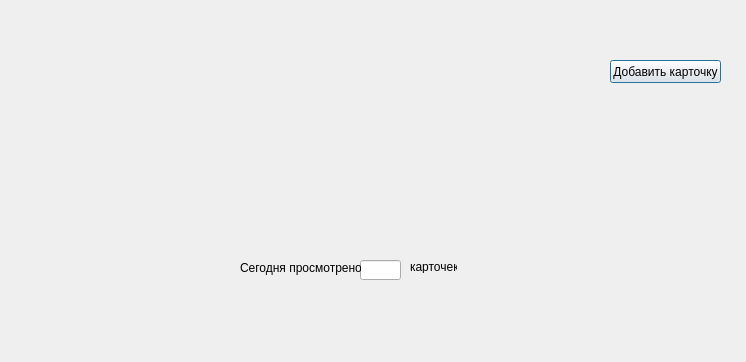
<?xml version="1.0" encoding="UTF-8"?>
<ui version="4.0">
 <class>Education</class>
 <widget class="QDialog" name="Education">
  <property name="geometry">
   <rect>
    <x>0</x>
    <y>0</y>
    <width>746</width>
    <height>362</height>
   </rect>
  </property>
  <property name="windowTitle">
   <string>Dialog</string>
  </property>
  <widget class="QPushButton" name="pushButton">
   <property name="geometry">
    <rect>
     <x>610</x>
     <y>60</y>
     <width>111</width>
     <height>23</height>
    </rect>
   </property>
   <property name="text">
    <string>Добавить карточку</string>
   </property>
  </widget>
  <widget class="QLineEdit" name="lineEdit">
   <property name="geometry">
    <rect>
     <x>360</x>
     <y>260</y>
     <width>41</width>
     <height>20</height>
    </rect>
   </property>
  </widget>
  <widget class="QLabel" name="label">
   <property name="geometry">
    <rect>
     <x>240</x>
     <y>260</y>
     <width>121</width>
     <height>16</height>
    </rect>
   </property>
   <property name="text">
    <string>Сегодня просмотрено:</string>
   </property>
  </widget>
  <widget class="QLabel" name="label_2">
   <property name="geometry">
    <rect>
     <x>410</x>
     <y>260</y>
     <width>47</width>
     <height>13</height>
    </rect>
   </property>
   <property name="text">
    <string>карточек</string>
   </property>
  </widget>
 </widget>
 <resources/>
 <connections/>
</ui>
